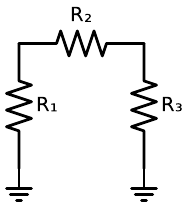

Write Python code to recreate this figure.
import schemdraw
import schemdraw.elements as elm

with schemdraw.Drawing():
    elm.Resistor().down().hold()
    # elm.Ground(lead=False)
    elm.Resistor().right()
    elm.Resistor().down()
    elm.Ground(lead=False)

# Resistor labels
R_shunt1 = 'R₁'
R_series = 'R₂'
R_shunt2 = 'R₃'


with schemdraw.Drawing() as d:
    d.config(unit=2.5)

    # First shunt resistor (left leg of the π)
    d.push()
    d += elm.Resistor().down().label(R_shunt1, loc='bottom')
    d += elm.Ground()
    d.pop()

    # Series resistor (middle bar of the π)
    d += elm.Resistor().right().label(R_series)

    # Second shunt resistor (right leg of the π)
    d.push()
    d += elm.Resistor().down().label(R_shunt2, loc='bottom')
    d += elm.Ground()
    d.pop()

    d.save('pi_attenuator_fig.pdf')
